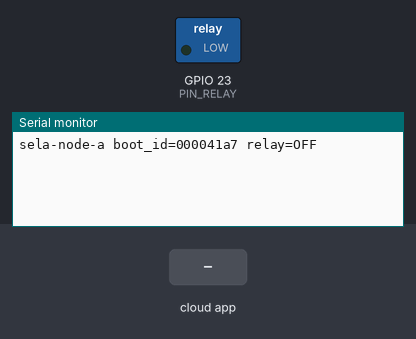
The sketch below on a simulated ESP32. On the bench: switched loads named in the sketch (green lamp = pin HIGH), the last lines printed to the serial monitor. Inputs (shaded band) come from the test bench. WiFi joins after 1.5 s; servers stay silent unless stated; uploads are accepted with an empty reply; the local clock reads 2024-03-15 10:24:30 at power-on unless the sketch sets it; random numbers use the default seed unless the sketch sets one.

Above: at 1.2 s.
1.3 s: the phone or cloud app sets 69115224fb7ad926788a527d to 0
At 1.7 s:
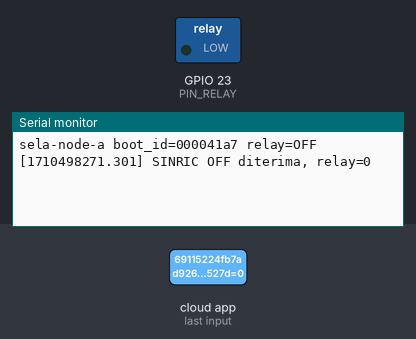
2.8 s: the phone or cloud app sets 69115224fb7ad926788a527d to 1
At 4.1 s:
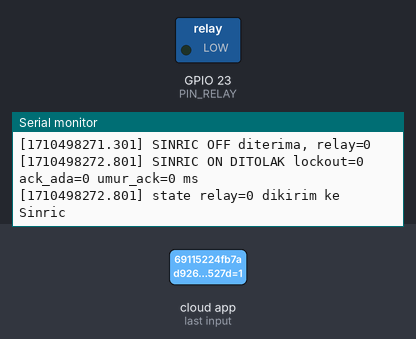

Measured:
- after the input at 1.3 s, the serial monitor: prints a new line at once (image 1)
- after the input at 2.8 s, the serial monitor: prints a new line at once (image 2)

The sketch:

sela_node.ino
```cpp
// SELA node (Node A atau B, pilih di config.h)
// Relay OFF saat boot, satu perangkat Sinric, telemetri tiap 5 detik dari PZEM asli (Modbus-RTU langsung),
// penegakan lockout lokal (tolak ON dari Sinric saat lockout atau izin tak dapat dipastikan).
// Bacaan PZEM gagal dikirim sebagai sensor_ok=false (bukan 0 W).
// Buffer saat gagal kirim: sampel masuk antrean (telemetry_queue.h), dikirim berurutan, hanya dihapus setelah
// backend membalas ack_seq yang cocok. Kirim ulang memakai seq yang sama (backend menolak duplikat).
//
// Library: SinricPro, ArduinoJson (minimal 7.0.3), WebSockets by Markus Sattler (minimal 2.4.0).
#include <Arduino.h>
#include <WiFi.h>
#include <HTTPClient.h>
#include <ArduinoJson.h>
#include <sys/time.h>
#include <SinricPro.h>
#include <SinricProSwitch.h>
#include "secrets.h"
#include "config.h"
#include "telemetry_queue.h"

static bool relayOn = false;
static bool lockout = false;
static bool haveAck = false;
static uint32_t lastAckMs = 0;
static double balanceWh = -1;
static bool resyncSinric = false;   // minta kirim state relay sebenarnya ke Sinric dari loop()
static uint32_t seqNo = 0;
static char bootId[9];
static uint32_t lastSendMs = 0, lastStatusMs = 0, lastWifiTryMs = 0;
static uint32_t sendOk = 0, sendFail = 0, sendRejected = 0;
static SampleQueue<QUEUE_SIZE> queue;
static uint32_t pzemOk = 0, pzemFail = 0;

// Tipe (struct/enum) yang dipakai sebagai parameter atau return HARUS didefinisikan SEBELUM fungsi pertama:
// Arduino IDE 1.x menaruh prototipe otomatis di sana.
enum SendResult { SEND_OK, SEND_RETRY, SEND_DROP };   // juga harus sebelum fungsi pertama (prototipe otomatis)

struct PzemData {
  float v, i, p, pf, f;
  uint32_t e_wh;
  bool alarm;
};

static double nowEpoch() {
  struct timeval tv;
  gettimeofday(&tv, nullptr);
  return tv.tv_sec + tv.tv_usec / 1e6;
}


// ---- PZEM (Modbus-RTU langsung, sama dengan firmware/pzem_test) ----

static uint16_t crc16(const uint8_t *buf, size_t len) {
  uint16_t crc = 0xFFFF;
  for (size_t k = 0; k < len; k++) {
    crc ^= buf[k];
    for (int b = 0; b < 8; b++) crc = (crc & 1) ? (crc >> 1) ^ 0xA001 : (crc >> 1);
  }
  return crc;
}

static void buildRequest(uint8_t addr, uint8_t out[8]) {
  out[0] = addr; out[1] = 0x04; out[2] = 0x00; out[3] = 0x00; out[4] = 0x00; out[5] = 0x0A;
  uint16_t c = crc16(out, 6);
  out[6] = c & 0xFF;
  out[7] = c >> 8;
}

static bool parseFrame(const uint8_t *b, size_t n, PzemData &d) {
  if (n != 25 || b[1] != 0x04 || b[2] != 0x14) return false;
  uint16_t crc = crc16(b, 23);
  if (b[23] != (crc & 0xFF) || b[24] != (crc >> 8)) return false;
  auto reg = [&](int k) -> uint32_t { return ((uint32_t)b[3 + 2 * k] << 8) | b[4 + 2 * k]; };
  d.v     = reg(0) / 10.0f;
  d.i     = (((reg(2) << 16) | reg(1))) / 1000.0f;
  d.p     = (((reg(4) << 16) | reg(3))) / 10.0f;
  d.e_wh  = (reg(6) << 16) | reg(5);
  d.f     = reg(7) / 10.0f;
  d.pf    = reg(8) / 100.0f;
  d.alarm = reg(9) == 0xFFFF;
  return true;
}

// true bila balasan valid DAN tegangan masuk akal. Selain itu sensor_ok=false.
static bool pzemRead(PzemData &d) {
  uint8_t req[8], buf[32];
  buildRequest(PZEM_ADDR, req);
  while (Serial2.available()) Serial2.read();
  Serial2.write(req, 8);
  Serial2.flush();
  size_t n = 0;
  uint32_t t0 = millis(), lastByte = t0;
  while (millis() - t0 < PZEM_TIMEOUT_MS && n < sizeof(buf)) {
    if (Serial2.available()) { buf[n++] = Serial2.read(); lastByte = millis(); }
    else if (n >= 25 && millis() - lastByte > 5) break;
    else delay(1);
  }
  if (!parseFrame(buf, n, d)) { pzemFail++; return false; }
  if (d.v < PZEM_V_MIN || d.v > PZEM_V_MAX) {
    Serial.printf("PZEM tegangan tidak wajar: %.1f V, bacaan dibuang\n", d.v);
    pzemFail++;
    return false;
  }
  pzemOk++;
  return true;
}

static void setRelay(bool on) {
  relayOn = on;
  digitalWrite(PIN_RELAY, (on ^ RELAY_ACTIVE_LOW) ? HIGH : LOW);
}

// ON baru boleh bila: balasan backend masih segar, dan lockout tidak aktif.
static bool onPermitted() {
  return haveAck && !lockout && (millis() - lastAckMs) <= PERMISSION_TTL_MS;
}

// Callback Sinric. Return false dan state=false berarti perintah ditolak.
static bool onPowerState(const String &deviceId, bool &state) {
  if (state) {
    if (!onPermitted()) {
      Serial.printf("[%.3f] SINRIC ON DITOLAK lockout=%d ack_ada=%d umur_ack=%lu ms\n", nowEpoch(), lockout,
                    haveAck, haveAck ? (unsigned long)(millis() - lastAckMs) : 0UL);
      state = false;
      resyncSinric = true;
      return false;
    }
    setRelay(true);
  } else {
    setRelay(false);
  }
  Serial.printf("[%.3f] SINRIC %s diterima, relay=%d\n", nowEpoch(), state ? "ON" : "OFF", relayOn);
  return true;
}

// Ambil satu sampel dan masukkan ke antrean. Dipanggil tiap TELEMETRY_INTERVAL_MS, TERMASUK saat Wi-Fi putus.
static void sampleOnce() {
  double ts = nowEpoch();
  if (ts < 1.6e9) {                 // NTP belum sinkron, jangan buat sampel dengan ts palsu
    Serial.println("NTP belum sinkron, sampel ditunda");
    return;
  }
  PzemData d;
  bool ok = pzemRead(d);
  ts = nowEpoch();                  // waktu sampel diambil sesudah PZEM terbaca

  Sample s = {};
  s.seq = seqNo++;                  // seq naik SEKALI per sampel; kirim ulang memakai seq yang sama
  s.ts = ts;
  s.relay_on = relayOn;
  s.sensor_ok = ok;
  if (ok) {
    s.v = d.v; s.i = d.i; s.p = d.p; s.pf = d.pf; s.f = d.f; s.e_wh = d.e_wh;
    Serial.printf("[%.3f] PZEM V=%.1f I=%.3f P=%.1f PF=%.2f f=%.1f E=%lu Wh\n", ts, d.v, d.i, d.p, d.pf, d.f,
                  (unsigned long)d.e_wh);
  } else {
    Serial.printf("[%.3f] PZEM GAGAL dibaca, dikirim sensor_ok=false\n", ts);
  }

  if (queue.push(s)) {
    Serial.printf("antrean penuh, sampel terlama dibuang (total dibuang=%lu)\n", (unsigned long)queue.dropped());
  }
}

// Kirim satu sampel. SEND_OK hanya bila HTTP 200, JSON valid, dan ack_seq sama dengan seq yang dikirim.
// SEND_DROP hanya untuk payload yang ditolak permanen (400/422), supaya satu sampel rusak tidak menyumbat antrean.
// Semua kegagalan lain (timeout, 5xx, 401 salah kunci, Wi-Fi) SEND_RETRY: sampel tetap di antrean.
static SendResult postSample(const Sample &s) {
  char body[448];
  if (formatTelemetryJson(s, DEVICE_ID, bootId, body, sizeof(body)) < 0) {
    Serial.printf("JSON seq=%lu terlalu panjang, sampel dibuang\n", (unsigned long)s.seq);
    return SEND_DROP;
  }

  WiFiClient client;
  HTTPClient http;
  http.setTimeout(HTTP_TIMEOUT_MS);
  http.begin(client, String(API_URL) + "/telemetry");
  http.addHeader("Content-Type", "application/json");
  http.addHeader("X-API-Key", API_KEY);
  int code = http.POST(body);

  SendResult result = SEND_RETRY;
  if (code == 200) {
    JsonDocument doc;
    if (!deserializeJson(doc, http.getString()) && doc["ack_seq"].is<uint32_t>() &&
        doc["ack_seq"].as<uint32_t>() == s.seq) {
      lockout = doc["lockout"] | false;
      balanceWh = doc["balance_wh"] | -1.0;
      lastAckMs = millis();
      haveAck = true;
      if (lockout && relayOn) {     // cut-off lokal
        setRelay(false);
        resyncSinric = true;
        Serial.printf("[%.3f] LOCKOUT dari backend, relay dipaksa OFF\n", nowEpoch());
      }
      result = SEND_OK;
    } else {
      Serial.printf("balasan 200 tidak valid atau ack_seq tidak cocok (seq=%lu)\n", (unsigned long)s.seq);
    }
  } else if (code == 400 || code == 422) {
    Serial.printf("backend menolak seq=%lu (kode %d), sampel dibuang\n", (unsigned long)s.seq, code);
    result = SEND_DROP;
  } else {
    Serial.printf("kirim gagal seq=%lu, kode %d, antrean=%u\n", (unsigned long)s.seq, code, (unsigned)queue.size());
  }
  http.end();
  return result;
}

// Kirim dari yang terlama. Berhenti di kegagalan pertama (coba lagi siklus berikutnya), dan dibatasi
// MAX_FLUSH_PER_CYCLE / FLUSH_BUDGET_MS supaya loop() tidak tertahan saat antrean menumpuk.
static void flushQueue() {
  uint32_t t0 = millis();
  uint8_t n = 0;
  while (!queue.empty() && n < MAX_FLUSH_PER_CYCLE && millis() - t0 < FLUSH_BUDGET_MS) {
    SendResult r = postSample(queue.front());
    if (r == SEND_RETRY) { sendFail++; break; }
    if (r == SEND_OK) sendOk++; else sendRejected++;
    queue.pop();
    n++;
  }
}

void setup() {
  // Relay ke level OFF SEBELUM pinMode supaya tidak ada kedip saat pin jadi output.
  digitalWrite(PIN_RELAY, RELAY_ACTIVE_LOW ? HIGH : LOW);
  pinMode(PIN_RELAY, OUTPUT);
  relayOn = false;

  Serial.begin(115200);
  Serial2.begin(PZEM_BAUD, SERIAL_8N1, PIN_PZEM_RX, PIN_PZEM_TX);

  snprintf(bootId, sizeof(bootId), "%08lx", (unsigned long)esp_random());
  Serial.printf("\n%s boot_id=%s relay=OFF\n", DEVICE_ID, bootId);

  WiFi.mode(WIFI_STA);
  WiFi.begin(WIFI_SSID, WIFI_PASSWORD);
  configTime(0, 0, "pool.ntp.org", "time.google.com");

  SinricProSwitch &sw = SinricPro[SINRIC_DEVICE_ID];
  sw.onPowerState(onPowerState);
  SinricPro.onConnected([]() {
    Serial.printf("[%.3f] Sinric tersambung\n", nowEpoch());
    resyncSinric = true;            // portal bisa menyimpan state On dari sesi lama, relay kita OFF
  });
  SinricPro.onDisconnected([]() { Serial.printf("[%.3f] Sinric terputus\n", nowEpoch()); });
  SinricPro.begin(SINRIC_APP_KEY, SINRIC_APP_SECRET);
}

void loop() {
  SinricPro.handle();

  if (WiFi.status() != WL_CONNECTED && millis() - lastWifiTryMs > 10000) {
    lastWifiTryMs = millis();
    WiFi.reconnect();
  }

  // Sampel tetap diambil saat Wi-Fi putus (masuk antrean); pengiriman hanya bila Wi-Fi tersambung.
  if (millis() - lastSendMs >= TELEMETRY_INTERVAL_MS) {
    lastSendMs = millis();
    sampleOnce();
    if (WiFi.status() == WL_CONNECTED) flushQueue();
  }

  if (resyncSinric && SinricPro.isConnected()) {
    SinricProSwitch &sw = SinricPro[SINRIC_DEVICE_ID];
    sw.sendPowerStateEvent(relayOn);
    resyncSinric = false;
    Serial.printf("[%.3f] state relay=%d dikirim ke Sinric\n", nowEpoch(), relayOn);
  }

  if (millis() - lastStatusMs >= 10000) {
    lastStatusMs = millis();
    Serial.printf("[%.3f] relay=%d lockout=%d saldo=%.4f ack=%s kirim ok/gagal/ditolak=%lu/%lu/%lu antrean=%u dibuang=%lu pzem ok/gagal=%lu/%lu wifi=%d sinric=%d\n",
                  nowEpoch(), relayOn, lockout, balanceWh, onPermitted() ? "segar" : "TIDAK segar",
                  (unsigned long)sendOk, (unsigned long)sendFail, (unsigned long)sendRejected, (unsigned)queue.size(),
                  (unsigned long)queue.dropped(), (unsigned long)pzemOk, (unsigned long)pzemFail,
                  WiFi.status() == WL_CONNECTED,
                  SinricPro.isConnected());
  }
}
```

secrets.h
```cpp
// Salin jadi secrets.h di folder ini (sudah di .gitignore). Jangan commit.
#define WIFI_SSID "tikusgot"
#define WIFI_PASSWORD "tikusgot"

// Dari portal Sinric Pro, menu Credentials (App Key dan App Secret, BUKAN API Key REST)
#define SINRIC_APP_KEY "99db357a-56c3-485d-bd20-48ef201a99db"
#define SINRIC_APP_SECRET "a84617cd-b4b6-4fd2-bcb6-de065b43edac-b6562c8c-02fc-45d3-9fe3-005d8e2a0420"
// ID perangkat dari daftar Devices di portal
#define SINRIC_DEVICE_A_ID "69115224fb7ad926788a527d"   // Lampu 10 W
#define SINRIC_DEVICE_B_ID "6ae3f6a39ea140585c8d3ece"   // Lampu 20 W

// Backend SELA, tanpa garis miring di akhir. Contoh: "http://IP_SERVER:8000"
#define API_URL "http://3.25.30.65:8000"
// Sama persis dengan SELA_API_KEY di backend/.env
#define API_KEY "nqWVl4JE8DbYrdzujDXr-EL3Q5wWvPcujwZHc1qKLoE"
```

telemetry_queue.h
```cpp
#pragma once
// Antrean sampel telemetri (ring buffer FIFO) untuk buffer saat gagal kirim.
// Sengaja tanpa dependensi Arduino supaya logikanya bisa dites di komputer (lihat firmware/tests/).
//
// Aturan:
//  - Sampel diberi seq SEKALI saat diambil. Kirim ulang selalu memakai seq yang sama, backend menolak
//    duplikat lewat UNIQUE (device_id, boot_id, seq), jadi kirim ulang aman walau kiriman sebelumnya
//    sebenarnya sudah sampai (timeout).
//  - Dikirim berurutan dari yang terlama supaya integrasi trapesium di backend tetap berurutan.
//  - Bila antrean penuh, sampel TERLAMA dibuang dan dihitung di dropped().
#include <stddef.h>
#include <stdint.h>
#include <stdio.h>

struct Sample {
  uint32_t seq;
  double ts;          // epoch saat sampel DIAMBIL, bukan saat dikirim
  bool relay_on;      // status relay saat sampel diambil
  bool sensor_ok;
  float v, i, p, pf, f;
  uint32_t e_wh;
};

template <size_t N>
class SampleQueue {
 public:
  bool empty() const { return count_ == 0; }
  size_t size() const { return count_; }
  uint32_t dropped() const { return dropped_; }

  // Return true bila ada sampel lama yang terpaksa dibuang karena penuh.
  bool push(const Sample &s) {
    bool overwrote = false;
    if (count_ == N) {            // penuh: buang yang terlama
      head_ = (head_ + 1) % N;
      count_--;
      dropped_++;
      overwrote = true;
    }
    buf_[(head_ + count_) % N] = s;
    count_++;
    return overwrote;
  }

  const Sample &front() const { return buf_[head_]; }

  void pop() {
    if (count_ == 0) return;
    head_ = (head_ + 1) % N;
    count_--;
  }

 private:
  Sample buf_[N];
  size_t head_ = 0;
  size_t count_ = 0;
  uint32_t dropped_ = 0;
};

// Badan JSON telemetri. Dibuat manual supaya ts tidak terpotong presisinya (epoch + milidetik).
// Return jumlah karakter yang ditulis, atau -1 bila buffer kurang.
static inline int formatTelemetryJson(const Sample &s, const char *deviceId, const char *bootId, char *out,
                                      size_t n) {
  char meas[200];
  if (s.sensor_ok) {
    snprintf(meas, sizeof(meas),
             "\"sensor_ok\":true,\"voltage\":%.1f,\"current\":%.3f,\"power\":%.1f,\"pf\":%.2f,"
             "\"freq\":%.1f,\"energy_wh\":%lu",
             s.v, s.i, s.p, s.pf, s.f, (unsigned long)s.e_wh);
  } else {
    snprintf(meas, sizeof(meas), "\"sensor_ok\":false,\"power\":null");
  }
  int len = snprintf(out, n,
                     "{\"device_id\":\"%s\",\"boot_id\":\"%s\",\"seq\":%lu,\"ts\":%.3f,\"source\":\"real\","
                     "\"relay_on\":%s,%s}",
                     deviceId, bootId, (unsigned long)s.seq, s.ts, s.relay_on ? "true" : "false", meas);
  return (len < 0 || (size_t)len >= n) ? -1 : len;
}
```

config.h
```cpp
#pragma once
// Satu basis kode untuk dua node. Pilih SATU sebelum flash.
#define NODE_A
// #define NODE_B

#ifdef NODE_A
  #define DEVICE_ID        "sela-node-a"
  #define SINRIC_DEVICE_ID SINRIC_DEVICE_A_ID
#endif
#ifdef NODE_B
  #define DEVICE_ID        "sela-node-b"
  #define SINRIC_DEVICE_ID SINRIC_DEVICE_B_ID
#endif

// Relay. Banyak modul 5 V aktif LOW (IN LOW = relay ON). Modul yang dipakai: aktif HIGH.
#define PIN_RELAY          23
#define RELAY_ACTIVE_LOW   false

// UART PZEM (Serial2). RX ESP32 = GPIO16 menerima TX PZEM LEWAT PEMBAGI TEGANGAN (3 x 220 ohm seri, tap ke GPIO16).
#define PIN_PZEM_RX        16
#define PIN_PZEM_TX        17
#define PZEM_BAUD          9600
#define PZEM_ADDR          0xF8      // alamat umum Modbus PZEM
#define PZEM_TIMEOUT_MS    300
// Batas kewajaran tegangan. Di luar rentang ini bacaan dianggap gagal (sensor_ok=false), bukan dikirim sebagai data.
#define PZEM_V_MIN         80.0f
#define PZEM_V_MAX         270.0f

#define TELEMETRY_INTERVAL_MS 5000
#define HTTP_TIMEOUT_MS       2000
// Buffer saat gagal kirim: sampel yang belum terkirim ditampung di RAM (hilang bila ESP32 restart).
// 120 sampel x 5 detik = 10 menit. Penuh: sampel terlama dibuang dan dihitung.
#define QUEUE_SIZE            120
// Batas kerja per siklus 5 detik supaya SinricPro.handle() tidak tertahan lama saat mengosongkan antrean.
#define MAX_FLUSH_PER_CYCLE   6
#define FLUSH_BUDGET_MS       1500
// ON baru hanya diterima bila balasan backend terakhir tidak lebih tua dari ini (aturan offline 15 detik)
#define PERMISSION_TTL_MS     15000
```
